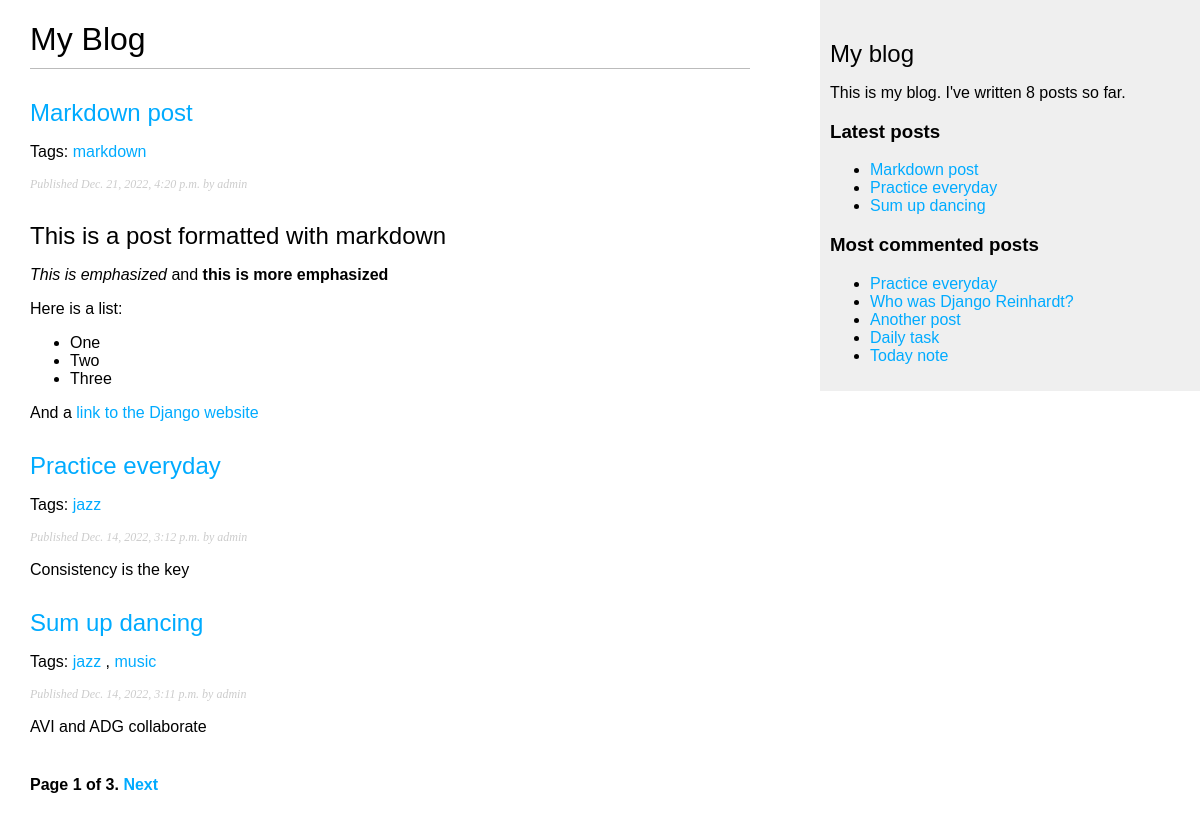
Screenshot of /blog/ with the database file from the repository.
### blog/models.py (models this page shows, shortened)
class Post(models.Model):
    class Status(models.TextChoices):
        DRAFT = 'DF', 'Draft'
        PUBLISHED = 'PB', 'Published'
    title = models.CharField(max_length=250)
    slug = models.SlugField(max_length=250,
                            unique_for_date='publish')
    author = models.ForeignKey(User,
                               on_delete=models.CASCADE,
                               related_name='blog_posts')
    body = models.TextField()
    publish = models.DateTimeField(default=timezone.now)
    created = models.DateTimeField(auto_now_add=True)
    updated = models.DateTimeField(auto_now=True)
    status = models.CharField(max_length=2,
                              choices=Status.choices,
                              default=Status.DRAFT)
    objects = models.Manager() # The default Manager
    published = PublishedManager() # Our custom Manager
    tags = TaggableManager()
    class Meta:
        ordering = ['-publish']
        indexes = [
            models.Index(fields=['-publish']),
        ]
    def get_absolute_url(self):
        return reverse('blog:post_detail',
                       args=[self.publish.year,
                             self.publish.month,
                             self.publish.day,
                             self.slug])

### blog/views.py (the view)
# urls.py: path('', views.post_list, name='post_list'),
def post_list(request, tag_slug=None):
    post_list = Post.published.all()
    tag = None
    if tag_slug:
        tag = get_object_or_404(Tag, slug=tag_slug)
        post_list = post_list.filter(tags__in=[tag])
    paginator = Paginator(post_list, 3)
    page_number = request.GET.get('page', 1)
    try:
        posts = paginator.page(page_number)
    except PageNotAnInteger:
        posts = paginator.page(1)
    except EmptyPage:
        posts = paginator.page(paginator.num_pages)
    return render(request,
                  'blog/post/list.html',
                  {'posts': posts,
                   'tag': tag})

### blog/models.py (called while the page is built)
    def get_queryset(self):
        return super().get_queryset()\
                      .filter(status=Post.Status.PUBLISHED)

### blog/templatetags/blog_tags.py (called while the page is built)
@register.simple_tag
def total_posts():
    return Post.published.count()

@register.inclusion_tag('blog/post/latest_posts.html')
def show_latest_posts(count=5):
    latest_posts = Post.published.order_by('-publish')[:count]
    return {'latest_posts': latest_posts}

@register.simple_tag
def get_most_commented_posts(count=5):
    return Post.published.annotate(
            total_comments=Count('comments')
        ).order_by('-total_comments')[:count]

@register.filter(name='markdown')
def markdown_format(text):
    return mark_safe(markdown.markdown(text))

### blog/templates/blog/post/list.html (shortened to what this page needs)
{% extends "blog/base.html" %}
{% load blog_tags %}
{% block content %}
    <h1>My Blog</h1>
    {% for post in posts %}
        <h2>
            <a href="{{ post.get_absolute_url }}">
                {{ post.title }}
            </a>
        </h2>
        <p class="tag">
            Tags:
            {% for tag in post.tags.all %}
                <a href="{% url "blog:post_list_by_tag" tag.slug %}">
                    {{ tag.name }}
                </a>
                {% if not forloop.last %}, {% endif %}
            {% endfor %}
        </p>
        <p class="date">
            Published {{ post.publish }} by {{ post.author }}
        </p>
        {{ post.body | markdown | truncatewords_html:30 }}
    {% endfor %}
    {% include "pagination.html" with page=posts %}
{% endblock %}

### blog/templates/blog/base.html (shortened to what this page needs)
{% load blog_tags %}
{% load static %}
<!DOCTYPE html>
<html>
    <head>
        <link rel="stylesheet" href="{% static "css/blog.css" %}">
    </head>
    <body>
        <div id="content">
            {% block content %}
            {% endblock %}
        </div>
        <div id="sidebar">
            <h2>My blog</h2>
            <p>
                This is my blog.
                I've written {% total_posts %} posts so far.
            </p>
            <h3>Latest posts</h3>
            {% show_latest_posts 3 %}
            <h3>Most commented posts</h3>
            {% get_most_commented_posts as most_commented_posts %}
            <ul>
                {% for post in most_commented_posts %}
                    <li>
                        <a href="{{ post.get_absolute_url }}">{{ post.title }}</a>
                    </li>
                {% endfor %}
            </ul>
        </div>
    </body>
</html>

### blog/templates/blog/post/latest_posts.html
<ul>
    {% for post in latest_posts %}
        <li>
            <a href="{{ post.get_absolute_url }}">{{ post.title }}</a>
        </li>
    {% endfor %}
</ul>

### blog/static/css/blog.css (style rules this page uses)
body { margin:0; padding:0; font-family:helvetica, sans-serif; }
a { color:#00abff; text-decoration:none; }
h1 { font-weight:normal; border-bottom:1px solid #bbb; padding:0 0 10px 0; }
h2 { font-weight:normal; margin:30px 0 0; }
#content { float:left; width:60%; padding:0 0 0 30px; }
#sidebar { float:right; width:30%; padding:10px; background:#efefef; height:100%; }
p.date { color:#ccc; font-family:georgia, serif; font-size:12px; font-style:italic; }

### rows the page displays
Post: title "Markdown post", publish "Dec. 21, 2022, 4:20 p.m.", author "admin", body "This is a post formatted with markdown This is emphasized and this is more emphasized Here is a list: One Two Three And a link to the Django website"
Tag: name "markdown"
Post: title "Practice everyday", publish "Dec. 14, 2022, 3:12 p.m.", author "admin", body "Consistency is the key"
Tag: name "jazz"
Post: title "Sum up dancing", publish "Dec. 14, 2022, 3:11 p.m.", author "admin", body "AVI and ADG collaborate"
Tag: name "music"
Post: title "Who was Django Reinhardt?"
Post: title "Another post"
Post: title "Daily task"
Post: title "Today note"

### other values shown
{{ page.number }} "1"
{{ page.paginator.num_pages }} "3"
